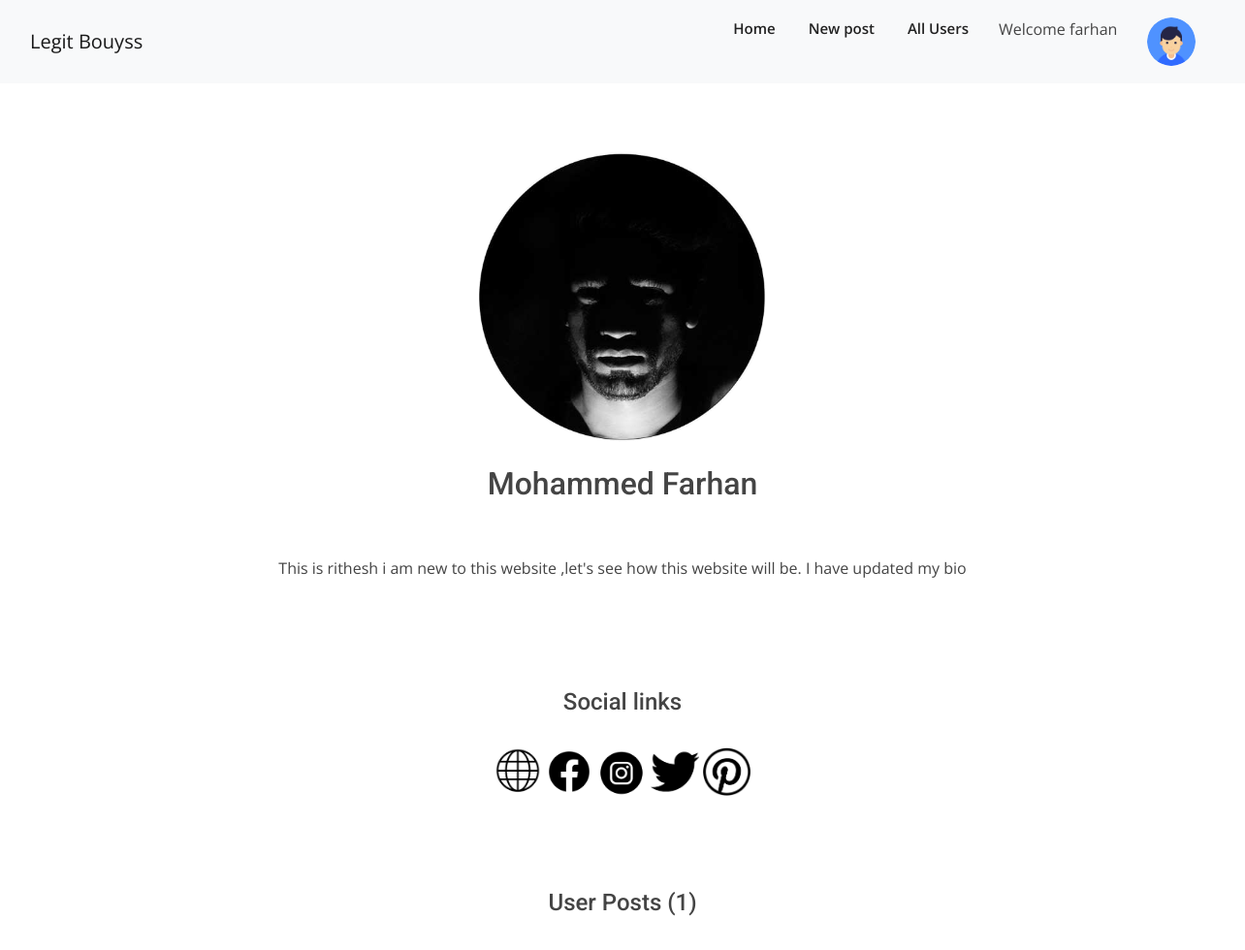
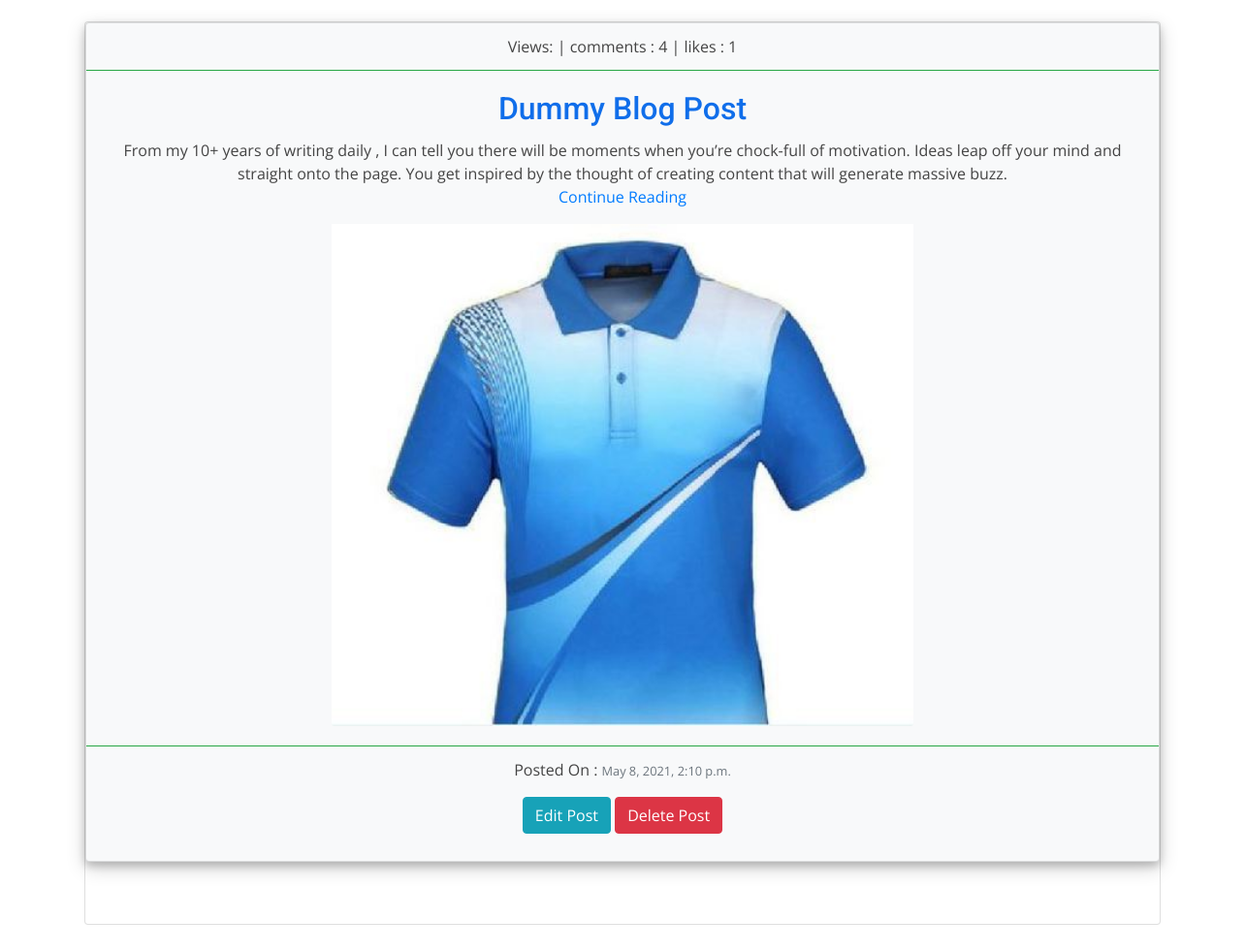
/profile_page/rithesh/ (signed in), run on the app's committed database (2 pictures, top to bottom).
### blog/models.py (models this page shows, shortened)
class UserProfile(models.Model):
    user = models.OneToOneField(User,null=True,blank=True,on_delete=models.SET_NULL)
    profilepic = models.ImageField(upload_to='images/profile_pics/',default='images/profile_pics/default.png')
    bio = models.TextField()
    website_url = models.URLField(null=True,blank=True)
    facebook_url = models.URLField(null=True,blank=True)
    instagram_url = models.URLField(null=True,blank=True)
    twitter_url = models.URLField(null=True,blank=True)
    pintrest_url = models.URLField(null=True,blank=True)

class Post(models.Model):
    title = models.CharField(max_length=100)
    slug = models.SlugField(max_length=100)
    category = models.CharField(max_length=50)
    created_date = models.DateTimeField(auto_now=True)
    body = RichTextField()
    auther = models.ForeignKey(User,on_delete=models.CASCADE)
    thumbnail = models.ImageField(upload_to = 'images/post_thumbnails/',null=True,blank=True)
    snippet = models.TextField(max_length=255)
    like = models.ManyToManyField(User,related_name='blog_posts')
    Hit_count_generic = GenericRelation(HitCount,object_id_field='object_pk',related_query_name='hit_count_generic_relation')
    @property
    def get_likes(self):
        return self.like.count()
    class Meta:
        ordering = ["-created_date"]

### blog/views.py (the view)
# urls.py: path("profile_page/<username>/",views.profile_page,name="profile_page"),
def profile_page(request,username):
    user_profile = get_object_or_404(User,username=username)
    user_posts = Post.objects.filter(auther__username__iexact=username)
    return render(request,'blog/profile_page.html',{"user_profile":user_profile,'user_posts':user_posts})

### blog/templates/blog/profile_page.html (shortened to what this page needs)
{% extends 'main2.html' %}
{% load static %}
{% load hitcount_tags %}
{% block content %}
    <div class="row">
        <div class="col text-center">
            <div>
                <img src="{{user_profile.userprofile.profilepic.url}}" style="max-height: 300px;max-width:300px;border-radius:50%;">
                <br><br>
            </div>
            <div >
                <h2> {{user_profile.first_name}} {{user_profile.last_name}}</h2>
                <br><br>
            </div>
            <div >
                <p>{{user_profile.userprofile.bio|safe}}</p>
                <br><br>
            </div>
            {% if user.is_authenticated %}
                <br><br>
            {% endif %}
            <div>
                <h4>Social links </h4>
                <br>
                {% if user_profile.userprofile.website_url %}
                    <a href="{{user_profile.userprofile.website_url}}"><img src="{% static 'images/website.png' %}"  style="max-height: 50px;max-width:50px"></a>
                {% endif %}
                {% if user_profile.userprofile.facebook_url %}
                    <a href="{{user_profile.userprofile.facebook_url}}"><img src="{% static 'images/facebook_icon.png' %}"  style="max-height: 50px;max-width:50px">
                    </a>
                {% endif %}
                {% if user_profile.userprofile.instagram_url %}
                    <a href="{{user_profile.userprofile.instagram_url}}"><img src="{% static 'images/instagram.png' %}"  style="max-height: 50px;max-width:50px"></a>
                {% endif %}
                {% if user_profile.userprofile.twitter_url %}
                    <a href="{{user_profile.userprofile.twitter_url}}"><img src="{% static 'images/twitter.png' %}"  style="max-height: 50px;max-width:50px"></a>
                {% endif %}
                {% if user_profile.userprofile.pintrest_url %}
                    <a href="{{user_profile.userprofile.pintrest_url}}"><img src="{% static 'images/pinterest.png' %}"  style="max-height: 50px;max-width:50px"></a>
                {% endif %}
                <br>
            </div>
            <br><br><br><br>
            <h4>User Posts ({{user_posts.count}}) </h4>
            <br><br>
            <div class="card">
                {% if user_posts %}
                    {% for post in user_posts %}
                        <div class="card bg-light mb-3" style="box-shadow: 0 4px 8px 0 rgba(0, 0, 0, 0.2), 0 6px 20px 0 rgba(0, 0, 0, 0.19);">
                            <div class="card-header bg-transparent border-success">
                                <span class="cat-links">
                                    <a  rel="category tag">Views: {% get_hit_count for post %} | </a> <a  rel="category tag">comments : {{post.comments.count}} | </a> <a  rel="category tag">likes : {{post.get_likes}}</a>
                                </span>
                            </div>
                            <div class="card-body">
                                <h2 class="card-title"><a href="{% url 'blog:post_detail' post.slug  %}">{{post.title}}</a></h2>
                                <p class="card-text">{{post.snippet|safe}} <br> <a href="{% url 'blog:post_detail' post.slug  %}" class="btn-link">Continue Reading</a> </p>
                                {% if post.thumbnail %}
                                    <img src="{{post.thumbnail.url}}" class="card-img-bottom" style="max-height: 400x;max-width:600px">
                                {% endif %}
                            </div>
                            <div class="card-footer bg-transparent border-success">
                                <p class="card-text">Posted On : <small class="text-muted">{{post.created_date}}</small></p>
                                <p><a href="{% url 'blog:post_update' post.slug post.pk %}" class="btn btn-info">Edit Post</a>   <a href="{% url 'blog:post_delete' post.slug post.pk %}" class="btn btn-danger">Delete Post</a></p>
                            </div>
                        </div>
                        <br><br>
                    {% endfor %}
                {% else %}
                    <h5>No posts Yet...</h5>
                {% endif %}
            </div>
        </div>
    </div>
{% endblock %}

### blog/templates/main2.html (shortened to what this page needs)
<!DOCTYPE html>
{% load static %}
<html lang="en">
<head>
  <link href="{% static 'assets/vendor/bootstrap/css/bootstrap.min.css' %}" rel="stylesheet">
  <link href="{% static 'assets/vendor/icofont/icofont.min.css' %}" rel="stylesheet">
  <link href="{% static 'assets/vendor/boxicons/css/boxicons.min.css' %}" rel="stylesheet">
  <link href="{% static 'assets/vendor/owl.carousel/assets/owl.carousel.min.css' %}" rel="stylesheet">
  <link href="{% static 'assets/vendor/venobox/venobox.css' %}" rel="stylesheet">
  <link href="{% static 'assets/vendor/aos/aos.css' %}" rel="stylesheet">
  <link href="{% static 'assets/css/style.css' %}" rel="stylesheet">
</head>
<body>
  <header class="navbar navbar-expand-lg navbar-light bg-light" >
    <div class="container-fluid" >
      <a href="{% url 'blog:home' %}" class="navbar-brand">Legit Bouyss</a>
      <nav class="nav-menu d-none d-lg-block">
        <ul>
          <li ><a href="{% url 'blog:home' %}">Home</a></li>
          {% if user.is_authenticated %}
            <li><a href="{% url 'blog:create_post' %}">New post</a></li>
            <li><a href="{% url 'accounts:all_users' %}">All Users</a></li>
            <li><a ></a>Welcome {{user.username}}</li>
            <li class="drop-down"><a href=""><img src="{{user.userprofile.profilepic.url}}" style="width: 50px;height:50px;border-radius:50px;"></a>
            </li>
          {% else %}
            <li><a href="{% url 'accounts:signup' %}"><button class="btn btn-outline-success me-2" type="button">Sign Up</button></a></li>
            <li><a href="{% url 'accounts:login' %}"><button class="btn btn-outline-success me-2" type="button">Login</button></a></li>
          {% endif %}
        </ul>
      </nav>
    </div>
  </header>
  <div class="container">
    <div style="margin: 70px 0px ;">
      {% block content %}
      {% endblock %}
    </div>
  </div>
</body>
</html>

### static/assets/css/style.css (style rules this page uses)
body { font-family: "Open Sans", sans-serif; color: #444444; }
a { color: #106eea; }
h1, h2, h3, h4, h5, h6 { font-family: "Roboto", sans-serif; }
.nav-menu ul { margin: 0; padding: 0; list-style: none; }
.nav-menu > ul { display: flex; }
.nav-menu > ul > li { position: relative; white-space: nowrap; padding: 10px 0 10px 28px; }
.nav-menu a { display: block; position: relative; color: #222222; transition: 0.3s; font-size: 15px; font-weight: 600; padding: 0 3px; font-family: "Open Sans", sans-serif; }
.nav-menu > ul > li > a:before { content: ""; position: absolute; width: 100%; height: 2px; bottom: -5px; left: 0; background-color: #106eea; visibility: hidden; width: 0px; transition: all 0.3s ease-in-out 0s; }
.nav-menu .drop-down > a:after { content: "\ea99"; font-family: IcoFont; padding-left: 5px; }
.mobile-nav { position: fixed; top: 55px; right: 15px; bottom: 15px; left: 15px; z-index: 9999; overflow-y: auto; background: #fff; transition: ease-in-out 0.2s; opacity: 0; visibility: hidden; border-radius: 10px; padding: 10px 0; }
.mobile-nav * { margin: 0; padding: 0; list-style: none; }
.mobile-nav a { display: block; position: relative; color: #222222; padding: 10px 20px; font-weight: 500; outline: none; }
.mobile-nav .drop-down > a:after { content: "\ea99"; font-family: IcoFont; padding-left: 10px; position: absolute; right: 15px; }
.mobile-nav .drop-down > a { padding-right: 35px; }

### data on the page
Post: comments.count "4", get_likes "1", title "Dummy Blog Post", snippet "From my 10+ years of writing daily , I can tell you there will be moments when you’re chock-full of motivation. Ideas leap off your mind and straight onto the page. You get inspired by the thought of creating content that will generate massive buzz.", thumbnail (picture), created_date "May 8, 2021, 2:10 p.m."

### other printed values
{{ user.username }} "farhan"
{{ user_profile.first_name }} "Mohammed"
{{ user_profile.last_name }} "Farhan"
{{ user_profile.userprofile.bio|safe }} "This is rithesh i am new to this website ,let's see how this website will be. I have updated my bio"
{{ user_posts.count }} "1"
